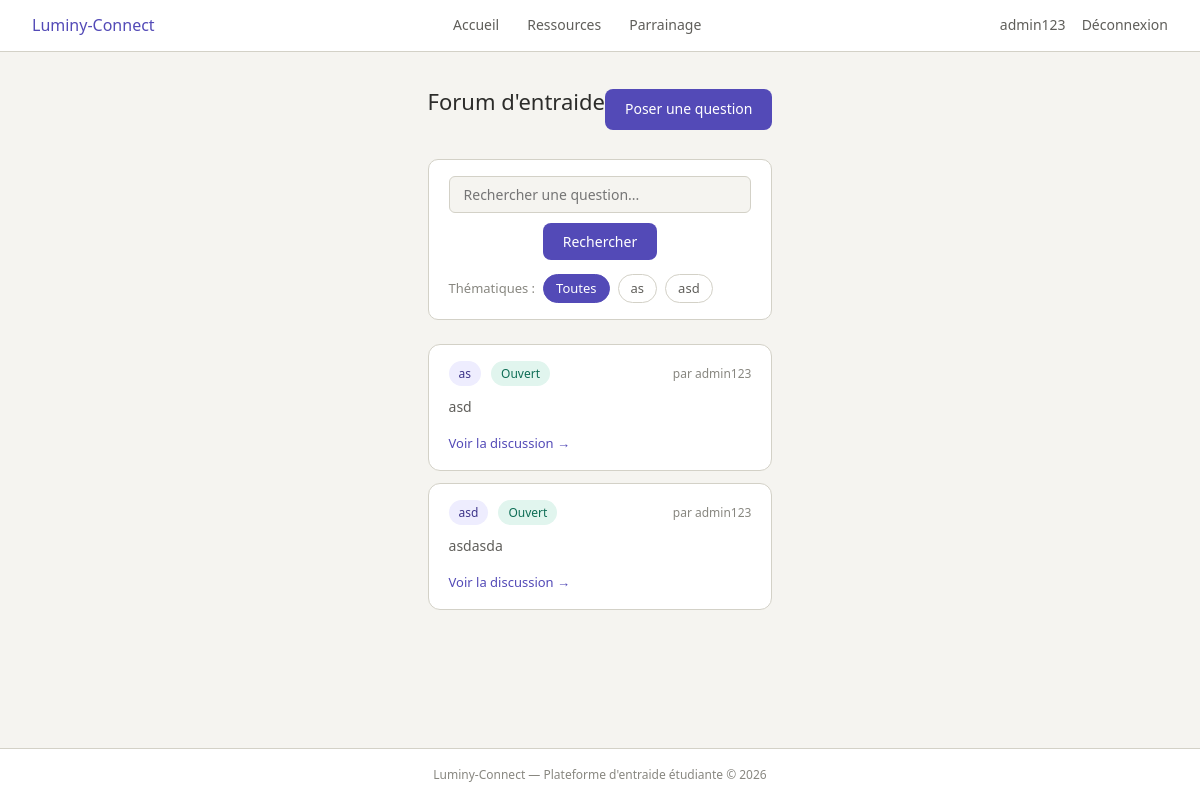
/ (signed in), run on the app's committed database.
### tables this page shows
CREATE TABLE utilisateur (
            id INTEGER PRIMARY KEY AUTOINCREMENT,
            nom_utilisateur TEXT UNIQUE NOT NULL,
            mot_de_passe TEXT NOT NULL,
            est_parrain INTEGER NOT NULL
        );

CREATE TABLE demande_aide (
            id INTEGER PRIMARY KEY AUTOINCREMENT,
            auteur_id INTEGER NOT NULL,
            matiere TEXT NOT NULL,
            description TEXT NOT NULL,
            statut TEXT DEFAULT 'ouverte',
            FOREIGN KEY (auteur_id) REFERENCES utilisateur(id)
        );

### app.py (the view)
@app.route('/')
@login_required
def accueil():
    q       = request.args.get('q', '').strip()
    matiere = request.args.get('matiere', '').strip()
    matieres = obtenir_matieres()
    demandes = chercher_demandes(q=q, matiere=matiere) if (q or matiere) else obtenir_demandes()
    return render_template(
        'accueil.html',
        demandes=demandes,
        matieres=matieres,
        q=q,
        matiere_active=matiere,
    )

### data_model.py (called while the page is built)
def login_required(f):
    @wraps(f)
    def decorated_function(*args, **kwargs):
        if "user_id" not in session:
            return redirect(url_for('connexion'))
        return f(*args, **kwargs)
    return decorated_function

def db_fetch(query, args=(), fetch_all=False, db_name=DBFILENAME):
    with sqlite3.connect(db_name) as conn:
        conn.row_factory = sqlite3.Row
        cur = conn.execute(query, args)
        if fetch_all:
            res = cur.fetchall()
            return [dict(e) for e in res] if res else []
        else:
            res = cur.fetchone()
            return dict(res) if res else None

def obtenir_demandes():
    query = """
        SELECT demande_aide.id, demande_aide.matiere, demande_aide.description,
               demande_aide.statut, demande_aide.auteur_id,
               utilisateur.nom_utilisateur AS auteur
        FROM demande_aide
        JOIN utilisateur ON demande_aide.auteur_id = utilisateur.id
        ORDER BY demande_aide.id DESC
    """
    return db_fetch(query, fetch_all=True)

def obtenir_matieres():
    query = """
        SELECT DISTINCT matiere FROM demande_aide
        UNION
        SELECT DISTINCT matiere FROM ressource
        ORDER BY matiere
    """
    rows = db_fetch(query, fetch_all=True)
    return [row['matiere'] for row in rows]

### templates/accueil.html (shortened to what this page needs)
{% include 'en_tete.html' %}
<main>
  <div class="entete-page">
    <h1>Forum d'entraide</h1>
    <a href="/nouvelle-demande" class="btn-primary btn">Poser une question</a>
  </div>
  <div class="barre-recherche">
    <form class="form-recherche" method="get" action="/">
      <input
        type="text"
        name="q"
        placeholder="Rechercher une question..."
        value="{{ q }}"
        autocomplete="off"
      >
      <button type="submit" class="btn-primary btn">Rechercher</button>
    </form>
    {% if matieres %}
    <div class="filtres-matieres">
      <span class="filtres-label">Thématiques :</span>
      <a href="/" class="filtre-matiere{% if not matiere_active %} actif{% endif %}">Toutes</a>
      {% for m in matieres %}
      <a href="/?matiere={{ m | urlencode }}"
         class="filtre-matiere{% if matiere_active == m %} actif{% endif %}">{{ m }}</a>
      {% endfor %}
    </div>
    {% endif %}
  </div>
  {% for demande in demandes %}
  <div class="carte-demande">
    <div class="carte-entete">
      <span class="matiere">{{ demande.matiere }}</span>
      {% if demande.statut == 'ouverte' %}
        <span class="statut-ouverte">Ouvert</span>
      {% else %}
        <span class="statut-close">Résolu</span>
      {% endif %}
      <span class="auteur">par <a href="/utilisateur/{{ demande.auteur_id }}">{{ demande.auteur }}</a></span>
    </div>
    <p>{{ demande.description }}</p>
    <a href="/demande/{{ demande.id }}">Voir la discussion →</a>
  </div>
  {% endfor %}
</main>
{% include 'pied_de_page.html' %}

### templates/en_tete.html (shortened to what this page needs)
<!DOCTYPE html>
<html lang="fr">
<head>
  <link rel="stylesheet" href="{{ url_for('static', filename='style.css') }}">
</head>
<body>
<nav>
  <a href="/" class="brand">Luminy-Connect</a>
  {% if session.get('user_id') %}
    <a href="/">Accueil</a>
    <a href="/ressources">Ressources</a>
    <a href="/mon-parrainage">Parrainage</a>
    <span class="nav-user">
      <a href="/profil">{{ session.get('nom') }}</a>
      <a href="/deconnexion">Déconnexion</a>
    </span>
  {% else %}
    <span class="nav-user"><a href="/connexion">Connexion</a></span>
  {% endif %}
</nav>

### static/style.css (style rules this page uses)
:root { --violet: #534AB7; --violet-clair: #EEEDFE; --violet-texte: #3C3489; --teal: #0F6E56; --teal-clair: #E1F5EE; --gris-bg: #f5f4f0; --gris-carte: #F1EFE8; --gris-bord: #d3d1c7; --gris-texte: #5F5E5A; --gris-doux: #888780; --noir: #2C2C2A; --blanc: #ffffff; --rouge-clair: #FCEBEB; --rouge: #A32D2D; --vert-clair: #EAF3DE; --vert: #3B6D11; }
*, *::before, *::after { box-sizing: border-box; margin: 0; padding: 0; }
body { font-family: system-ui, sans-serif; font-size: 15px; line-height: 1.6; color: var(--noir); background: var(--gris-bg); min-height: 100vh; display: flex; flex-direction: column; }
a { color: var(--violet); text-decoration: none; }
h1 { font-size: 22px; font-weight: 500; margin-bottom: 1rem; }
nav { background: var(--blanc); border-bottom: 0.5px solid var(--gris-bord); padding: 0 32px; height: 52px; display: flex; align-items: center; gap: 28px; position: sticky; top: 0; z-index: 10; }
nav .brand { font-weight: 500; font-size: 16px; color: var(--violet); margin-right: auto; text-decoration: none; }
nav a { font-size: 14px; color: var(--gris-texte); text-decoration: none; }
nav .nav-user { font-size: 13px; color: var(--gris-doux); margin-left: auto; display: flex; align-items: center; gap: 16px; }
main { max-width: 900px; margin: 0 auto; padding: 32px 24px; flex: 1; }
.entete-page { display: flex; align-items: center; justify-content: space-between; margin-bottom: 24px; }
.carte-demande { background: var(--blanc); border: 0.5px solid var(--gris-bord); border-radius: 12px; padding: 16px 20px; margin-bottom: 12px; transition: border-color 0.15s; }
.carte-entete { display: flex; align-items: center; gap: 10px; margin-bottom: 10px; flex-wrap: wrap; }
.carte-demande p { font-size: 14px; color: var(--gris-texte); margin-bottom: 12px; line-height: 1.55; }
.carte-demande a { font-size: 13px; font-weight: 500; color: var(--violet); }
.matiere { font-size: 12px; font-weight: 500; padding: 3px 10px; border-radius: 20px; background: var(--violet-clair); color: var(--violet-texte); }
.auteur { font-size: 12px; color: var(--gris-doux); margin-left: auto; }
.auteur a { font-size: 12px; color: var(--gris-doux); }
.statut-ouverte { font-size: 12px; font-weight: 500; padding: 3px 10px; border-radius: 20px; background: var(--teal-clair); color: var(--teal); }
form { display: flex; flex-direction: column; gap: 12px; }
input[type="text"], input[type="password"], input[type="url"], textarea, select { width: 100%; padding: 9px 12px; font-size: 14px; border: 0.5px solid var(--gris-bord); border-radius: 8px; background: var(--blanc); color: var(--noir); outline: none; transition: border-color 0.15s; font-family: inherit; }
button, .btn { padding: 9px 20px; font-size: 14px; font-family: inherit; border-radius: 8px; cursor: pointer; transition: opacity 0.15s, transform 0.1s; border: none; text-decoration: none; display: inline-block; }
.btn-primary, button[type="submit"] { background: var(--violet); color: var(--blanc); }
.barre-recherche { background: var(--blanc); border: 0.5px solid var(--gris-bord); border-radius: 10px; padding: 16px 20px; margin-bottom: 24px; display: flex; flex-direction: column; gap: 14px; }
.form-recherche { display: flex; align-items: center; gap: 10px; flex-wrap: nowrap; }
.form-recherche input[type="text"] { flex: 1 1 auto; min-width: 0; padding: 8px 14px; border: 1px solid var(--gris-bord); border-radius: 6px; font-size: 14px; background: var(--gris-bg); color: var(--noir); outline: none; transition: border-color 0.15s; }
.filtres-matieres { display: flex; flex-wrap: wrap; align-items: center; gap: 8px; }
.filtres-label { font-size: 13px; color: var(--gris-doux); font-weight: 500; white-space: nowrap; }
.filtre-matiere { font-size: 13px; padding: 3px 12px; border-radius: 20px; border: 1px solid var(--gris-bord); background: var(--blanc); color: var(--gris-texte); text-decoration: none; transition: background 0.15s, color 0.15s, border-color 0.15s; cursor: pointer; }
.filtre-matiere.actif { background: var(--violet); color: var(--blanc); border-color: var(--violet); font-weight: 500; }

### data on the page
utilisateur: get "admin123"
demande_aide: matiere "as", statut "Ouvert", auteur "admin123", description "asd"
demande_aide: matiere "asd", statut "Ouvert", auteur "admin123", description "asdasda"

### other printed values
{{ m }} "as" "asd"
